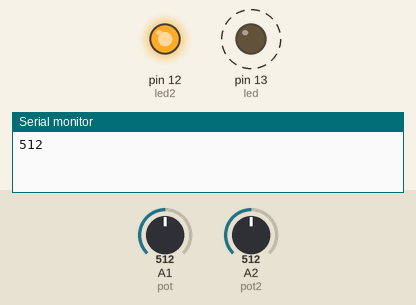
Simulated run of this sketch. Board: Arduino Uno, built with avr-gcc and run on an emulated ATmega328P. On the bench: output pins drawn as LEDs (lit = HIGH), the last lines printed to the serial monitor. Dashed ring = blinking. Inputs (shaded band) come from the test bench; at power-on: A1 (pot) = 512, A2 (pot2) = 512.

Above: at 1.8 s.
1.9 s: A1 (pot) set to 0
At 2.5 s:
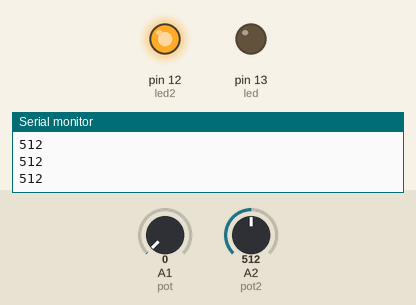
3.4 s: A1 (pot) set to 122
At 3.7 s:
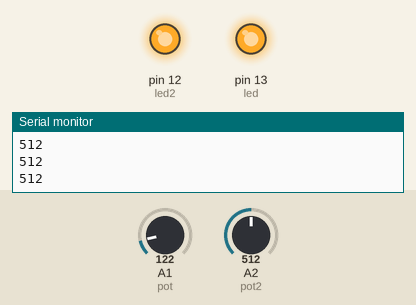
6.9 s: A2 (pot2) set to 500
At 7.12 s:
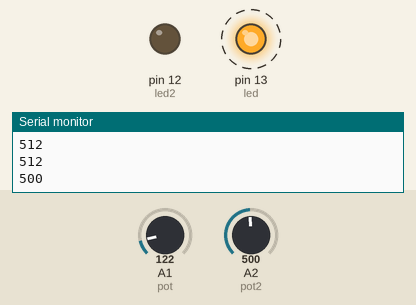
10.4 s: A2 (pot2) set to 716
At 10.79 s:
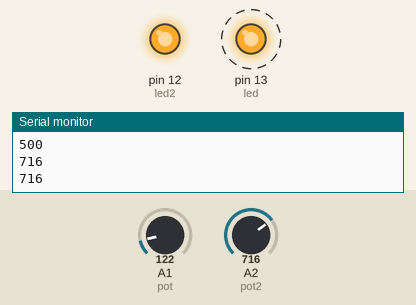
13.9 s: A2 (pot2) set to 511
At 14.21 s:
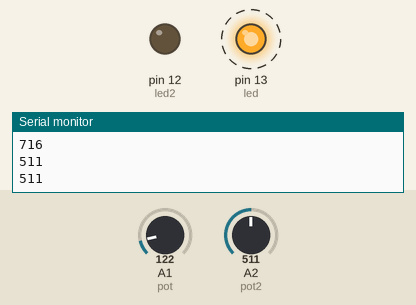
Timing chart, 0 to 18.4 s (numbered marks = the images above; inputs shaded):
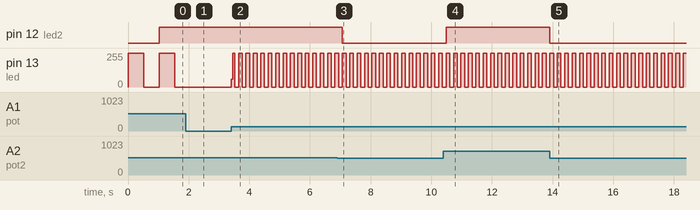

The sketch:

Potenciometro.ino
```cpp
int pot = A1;
int led = 13;
int valor = 0;
int pot2 = A2;
int led2 = 12;
int valor2 = 0;

void setup() {
  pinMode(led, OUTPUT);
  Serial.begin(9600);
  pinMode(led, OUTPUT);
}

void loop() {
  valor = analogRead(pot);
  digitalWrite(led, HIGH);
  delay(valor);
  digitalWrite(led, LOW);
  delay(valor);
  valor2 = analogRead(pot2);
  Serial.println(valor2);
  if(valor2 > 0) {
    analogWrite(led2, (valor2/4));
  }
}
```

Measured:
- the behaviour switches between 512 and 511 on A2 (pot2) (found by bisection; images 2 and 3)
- after the input at 1.9 s, pin 13 (led): stays 0/255 (without the input it goes to 255/255 after 0.15 s)
- after the input at 3.4 s, pin 13 (led): 0/255 → 57/255 at once, then moves between 0/255 and 255/255, repeating every 0.24 s
- after the input at 6.9 s, pin 12 (led2): HIGH → LOW after 0.17 s
- after the input at 10.4 s, pin 12 (led2): LOW → HIGH after 0.09 s
- after the input at 13.9 s, pin 12 (led2): HIGH → LOW at once
- by itself, pin 13 (led): alternates 255/255 for 0.51 s and 0/255 for 0.51 s
